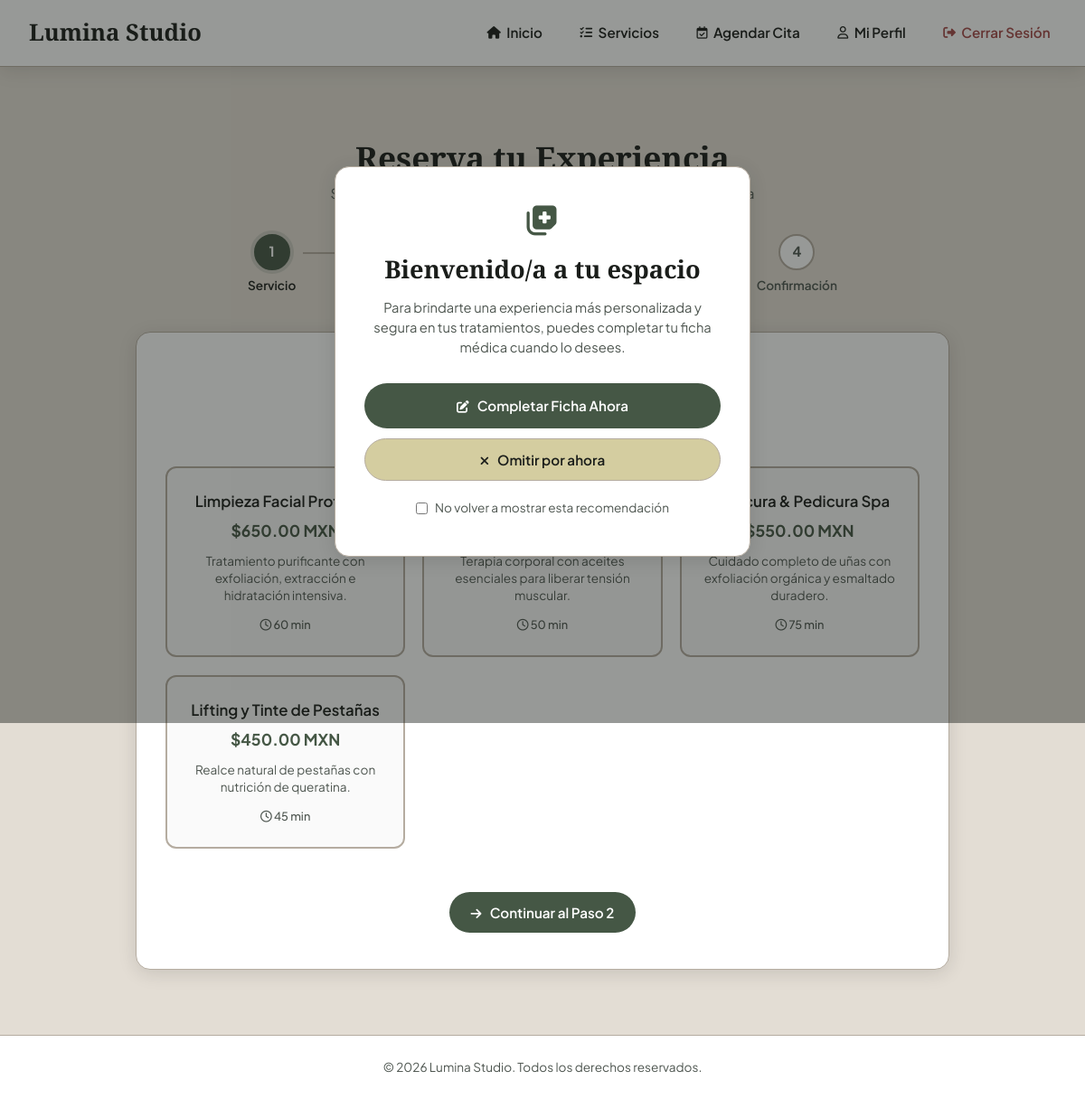
The app's page /agendar (signed in) with its own data.
### tables this page shows
CREATE TABLE servicios (
                id INTEGER PRIMARY KEY AUTOINCREMENT,
                categoria_id INTEGER,
                nombre TEXT NOT NULL,
                descripcion TEXT,
                precio REAL NOT NULL,
                duracion_min INTEGER,
                tipo TEXT DEFAULT 'servicio', -- 'servicio' o 'producto'
                activo INTEGER DEFAULT 1,
                FOREIGN KEY (categoria_id) REFERENCES categorias(id)
            );

### app.py (the view, shortened to what this page needs)
@app.route('/agendar', methods=['GET', 'POST'])
@login_required
def agendar():
    db = get_db()
    servicios = db.execute('SELECT * FROM servicios WHERE activo = 1 AND tipo = "servicio"').fetchall()
    especialistas = db.execute('SELECT * FROM especialistas').fetchall()
    return render_template('agendar.html', servicios=servicios, especialistas=especialistas, paso=1)

### app.py (called while the page is built)
def get_db():
    if 'db' not in g:
        g.db = sqlite3.connect(DATABASE)
        g.db.row_factory = sqlite3.Row
    return g.db

def login_required(f):
    @wraps(f)
    def decorated_function(*args, **kwargs):
        if 'usuario_id' not in session:
            flash('Debes iniciar sesión para acceder a esta sección.', 'warning')
            return redirect(url_for('login'))
        return f(*args, **kwargs)
    return decorated_function

### templates/agendar.html (shortened to what this page needs)
{% extends 'base.html' %}
{% block content %}
<div class="booking-container">
    <div class="booking-header">
        <h1>Reserva tu Experiencia</h1>
        <p>Sigue los pasos a continuación para agendar tu cita personalizada</p>
    </div>
    <div class="steps-indicator">
        <div class="step-item {% if paso == 1 or not paso %}active{% endif %}">
            <span class="step-number">1</span>
            <span class="step-label">Servicio</span>
        </div>
        <div class="step-item {% if paso == 2 %}active{% endif %}">
            <span class="step-number">2</span>
            <span class="step-label">Especialista</span>
        </div>
        <div class="step-item {% if paso == 3 %}active{% endif %}">
            <span class="step-number">3</span>
            <span class="step-label">Fecha y Hora</span>
        </div>
        <div class="step-item {% if paso == 4 %}active{% endif %}">
            <span class="step-number">4</span>
            <span class="step-label">Confirmación</span>
        </div>
    </div>
    <div class="booking-card">
        {% if paso == 2 %}
            <h2>Paso 2: Elige a tu Especialista</h2>
            <p class="step-desc">Selecciona el/la profesional de tu preferencia para este servicio.</p>
            <form method="POST" action="{{ url_for('agendar') }}">
                <input type="hidden" name="paso" value="2">
                <input type="hidden" name="servicio_id" value="{{ servicio_id }}">
                <div class="select-services-grid">
                    {% if especialistas %}
                        {% for esp in especialistas %}
                        <label class="service-option">
                            <input type="radio" name="especialista_id" value="{{ esp['id'] }}" required>
                            <div class="service-option-card">
                                <span class="service-name"><i class="fa-solid fa-user-check"></i> {{ esp['nombre'] }}</span>
                                <span class="service-desc">{{ esp['especialidad'] if esp['especialidad'] else 'Especialista en estética' }}</span>
                            </div>
                        </label>
                        {% endfor %}
                    {% else %}
                        <label class="service-option">
                            <input type="radio" name="especialista_id" value="0" checked>
                            <div class="service-option-card">
                                <span class="service-name"><i class="fa-solid fa-user-check"></i> Cualquier especialista disponible</span>
                                <span class="service-desc">Te asignaremos al profesional disponible en el horario seleccionado.</span>
                            </div>
                        </label>
                    {% endif %}
                </div>
                <div class="form-actions" style="margin-top: 1.5rem;">
                    <a href="{{ url_for('agendar') }}" class="btn-secondary"><i class="fa-solid fa-arrow-left"></i> Volver</a>
                    <button type="submit" class="btn-primary"><i class="fa-solid fa-arrow-right"></i> Continuar al Paso 3</button>
                </div>
            </form>
        {% else %}
            <h2>Paso 1: Selecciona un Servicio</h2>
            <p class="step-desc">Elige la experiencia o tratamiento que deseas recibir.</p>
            <form method="POST" action="{{ url_for('agendar') }}">
                <div class="select-services-grid">
                    {% if servicios %}
                        {% for s in servicios %}
                        <label class="service-option">
                            <div class="service-option-card">
                                <span class="service-name">{{ s['nombre'] }}</span>
                                <span class="service-price">${{ "%.2f"|format(s['precio']) }} MXN</span>
                                <span class="service-desc">{{ s['descripcion'] }}</span>
                                <span class="service-time"><i class="fa-regular fa-clock"></i> {{ s['duracion_min'] }} min</span>
                            </div>
                        </label>
                        {% endfor %}
                    {% else %}
                        <p>No hay servicios disponibles por el momento.</p>
                    {% endif %}
                </div>
                <button type="submit" class="btn-primary" style="margin-top: 1rem;"><i class="fa-solid fa-arrow-right"></i> Continuar al Paso 2</button>
            </form>
        {% endif %}
    </div>
</div>
{% endblock %}

### static/css/styles.css (style rules this page uses)
:root { --bg-main: #E3DDD4; --bg-secondary: #D4CDA0; --white: #FFFFFF; --border-soft: #B5ACA0; --text-primary: #1A1D1A; --text-secondary: #4E5650; --accent-sage: #455745; --accent-sage-dark: #324032; --accent-sand: #C7B09A; --shadow-soft: 0 4px 20px rgba(0, 0, 0, 0.12); --radius-card: 16px; --font-heading: 'Cormorant Garamond', serif; --font-body: 'Plus Jakarta Sans', sans-serif; }
* { margin: 0; padding: 0; box-sizing: border-box; }
body { background-color: var(--bg-main); color: var(--text-primary); font-family: var(--font-body); line-height: 1.6; display: flex; flex-direction: column; min-height: 100vh; }
.btn-primary { background-color: var(--accent-sage); color: var(--white); padding: 0.8rem 1.5rem; border-radius: 25px; border: none; font-family: var(--font-body); font-weight: 600; font-size: 0.95rem; cursor: pointer; text-decoration: none; display: inline-block; transition: background 0.2s ease; user-select: none; }
.service-price { font-size: 1.1rem; font-weight: 700; color: var(--accent-sage-dark); }
.nav-link i, .btn-primary i, .btn-secondary i { margin-right: 0.4rem; font-size: 0.9em; }
.booking-container { max-width: 900px; margin: 2rem auto; width: 100%; }
.booking-header { text-align: center; margin-bottom: 2rem; }
.booking-header h1 { font-family: var(--font-heading); font-size: 2.2rem; color: var(--text-primary); }
.booking-header p { color: var(--text-secondary); font-size: 0.95rem; }
.steps-indicator { display: flex; justify-content: space-between; align-items: center; max-width: 700px; margin: 0 auto 2.5rem; position: relative; padding: 0 1rem; }
.steps-indicator::before { content: ''; position: absolute; top: 20px; left: 10%; right: 10%; height: 2px; background-color: var(--border-soft); z-index: 1; }
.step-item { display: flex; flex-direction: column; align-items: center; gap: 0.4rem; position: relative; z-index: 2; background-color: var(--bg-main); padding: 0 0.5rem; }
.step-number { width: 40px; height: 40px; border-radius: 50%; background-color: var(--white); border: 2px solid var(--border-soft); color: var(--text-secondary); font-weight: 700; display: flex; align-items: center; justify-content: center; font-size: 0.95rem; transition: all 0.3s ease; }
.step-item.active .step-number { background-color: var(--accent-sage); border-color: var(--accent-sage); color: var(--white); box-shadow: 0 0 0 4px rgba(69, 87, 69, 0.15); }
.step-label { font-size: 0.85rem; font-weight: 600; color: var(--text-secondary); }
.step-item.active .step-label { color: var(--text-primary); }
.booking-card { background-color: var(--white); border: 1px solid var(--border-soft); border-radius: var(--radius-card); box-shadow: var(--shadow-soft); padding: 2.5rem 2rem; text-align: center; }
.booking-card h2 { font-family: var(--font-heading); font-size: 1.8rem; color: var(--text-primary); margin-bottom: 0.4rem; }
.booking-card .step-desc { font-size: 0.92rem; color: var(--text-secondary); margin-bottom: 2rem; }
.select-services-grid { display: grid; grid-template-columns: repeat(auto-fit, minmax(240px, 1fr)); gap: 1.2rem; margin-bottom: 2rem; }
.service-option { position: relative; }
.service-option-card { background-color: #FAFAFA; border: 2px solid var(--border-soft); border-radius: 12px; padding: 1.5rem 1rem; cursor: pointer; transition: all 0.2s ease; display: flex; flex-direction: column; align-items: center; height: 100%; }
.service-option-card .service-name { font-weight: 600; font-size: 1.05rem; color: var(--text-primary); margin-bottom: 0.3rem; }
.service-option-card .service-price { font-size: 1.1rem; font-weight: 700; color: var(--accent-sage); margin-bottom: 0.6rem; }
.service-option-card .service-desc { font-size: 0.85rem; color: var(--text-secondary); margin-bottom: 0.8rem; line-height: 1.4; }
.service-option-card .service-time { font-size: 0.8rem; color: var(--text-secondary); font-weight: 500; margin-top: auto; }

### records on screen
servicios: nombre "Limpieza Facial Profunda", precio "650.00", descripcion "Tratamiento purificante con exfoliación, extracción e hidratación intensiva.", duracion_min "60"
servicios: descripcion "Terapia corporal con aceites esenciales para liberar tensión muscular.", duracion_min "50"
servicios: nombre "Manicura & Pedicura Spa", precio "550.00", descripcion "Cuidado completo de uñas con exfoliación orgánica y esmaltado duradero.", duracion_min "75"
servicios: nombre "Lifting y Tinte de Pestañas", precio "450.00", descripcion "Realce natural de pestañas con nutrición de queratina.", duracion_min "45"
